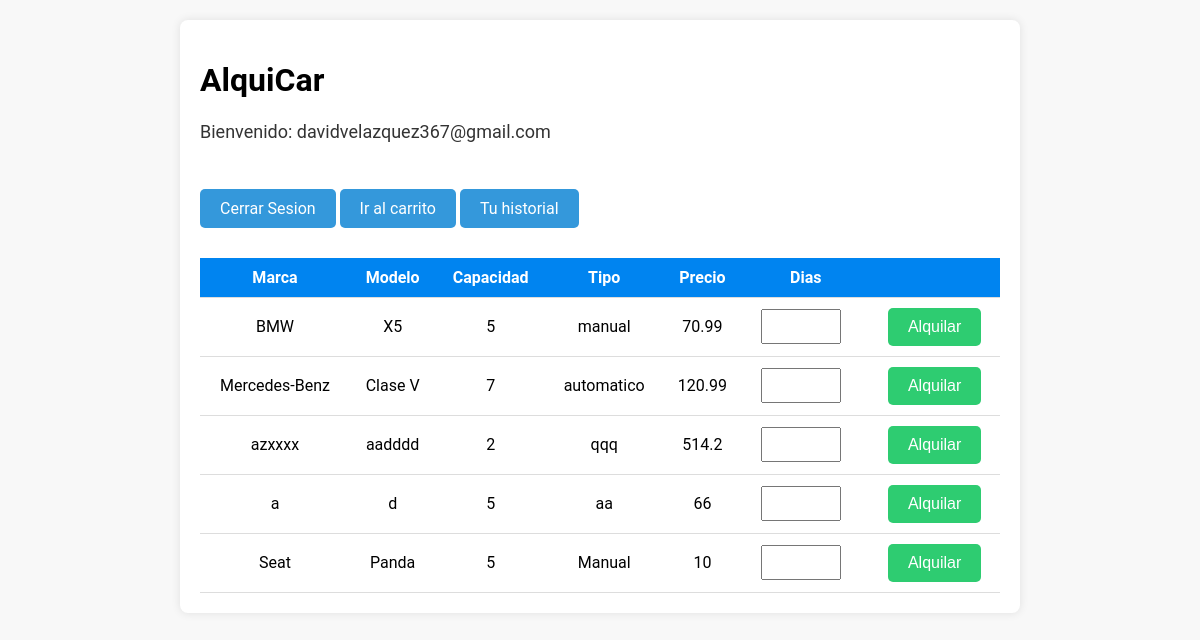
Before: /home (signed in) with the older database file.
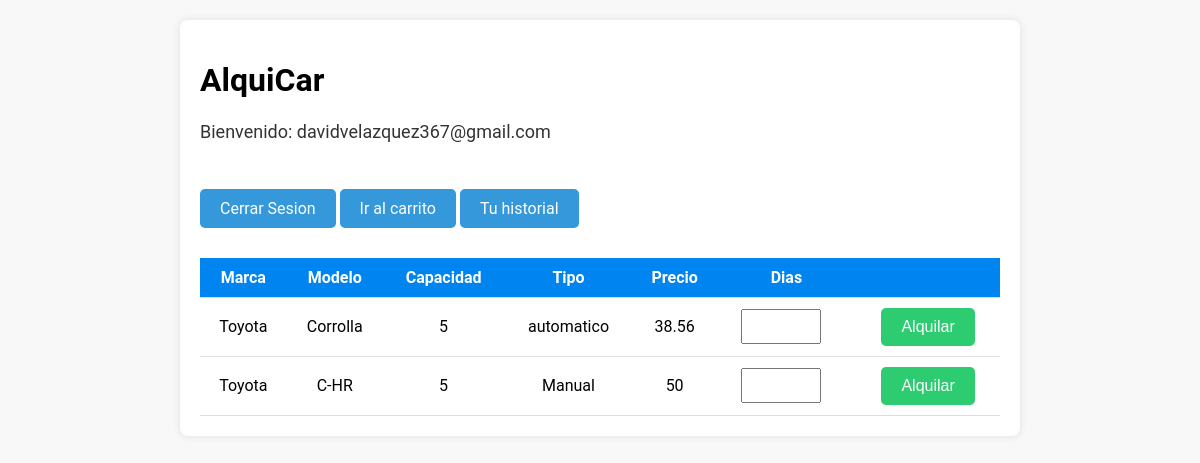
After: the same page with the newer database file.
### tables this page shows
CREATE TABLE flota(
                    id INTEGER PRIMARY KEY AUTOINCREMENT,
                    marca TEXT,
                    modelo TEXT,
                    matricula TEXT,
                    capacidad INTEGER,
                    tipo TEXT,
                    precio FLOAT,
                    reservado TEXT CHECK (reservado IN ('Si', 'No'))
                );

### Router.php (called while the page is built, shortened)
<?php
     class Router {
        private array $rutas = array();
        public function get(string $ruta, array $accion) : Router{
            $this->rutas['GET'][$ruta] = $accion;
            return $this;
        }
        public function post(string $ruta, array $accion) : Router{
            $this->rutas['POST'][$ruta] = $accion;
            return $this;
        }
        public function resolver_ruta(string $url, string $method){
            $path = parse_url($url)['path'];
            $query = null;
            $path2 = explode("/", $path);
            $ruta = '/'.$path2[count($path2) -1];
            $clase = $this->rutas[$method][$ruta][0];
            $function = $this->rutas[$method][$ruta][1];
            return call_user_func($clase.'::'.$function, $query);
        }
     }
?>

### index.php (called while the page is built, shortened)
<?php
require_once 'controller/AuthController.php';
require_once 'Router.php';
$route = new Router();
$route->get('/',[IndexController::class,'index'])
      ->get('/login', [AuthController::class, 'login'])
      ->get('/register', [AuthController::class, 'register'])
      ->post('/doRegister', [AuthController::class, 'doRegister'])
      ->post('/doLogin', [AuthController::class, 'doLogin'])
      ->get('/home', [AuthController::class, 'home'])
      ->get('/flota', [AuthController::class, 'flota'])
      ->get('/logout', [AuthController::class, 'logout'])
      ->get('/create',[FlotaController::class, 'create'])
      ->post('/save',[FlotaController::class, 'save'])
      ->get('/edit-coche',[FlotaController::class, 'edit'])
      ->post('/update-coche',[FlotaController::class, 'update'])
      ->get('/destroy-coche',[FlotaController::class, 'destroy'])
      ->get('/ver-carrito',[CarritoController::class, 'index'])
      ->post('/alquilar-coche',[CarritoController::class, 'create'])
      ->get('/destroy-alquiler',[CarritoController::class, 'destroy'])
      ->get('/historial-coches',[AlquilerController::class, 'create'])
      ->get('/mis-alquileres',[AlquilerController::class, 'index'])
      ->get('/alquilados',[AlquilerController::class, 'indexAdmin']);
$route->resolver_ruta($_SERVER['REQUEST_URI'], $_SERVER['REQUEST_METHOD']);
?>

### model/Flota.php (called while the page is built, shortened)
<?php
require_once 'db/Database.php';
class Flota implements Model
{
    public function findNoReservados() : PDOStatement
    {
        $db = Database::conectar();
        $query = "SELECT * FROM flota WHERE reservado='No'";
        $result = $db->query($query);
        return $result;
    }
}
?>

### db/Database.php (called while the page is built, shortened)
<?php
     class Database {
        public static function desconectar(){
            return null;
        }
     }
?>

### view/private/flotasUser/index.php (the view, shortened to what this page needs)
<!DOCTYPE html>
<html lang="en">
<head>
    <link rel="stylesheet" href="asset/css/flota.css">
</head>
<body>
    <main>
        <h1>AlquiCar</h1>
        <p>Bienvenido:
            <?php
            echo($_SESSION['user']['email']);
            ?>
        </p>
        <br>
        <a href="logout">Cerrar Sesion</a>
        <a href="ver-carrito">Ir al carrito</a>
        <a href="mis-alquileres">Tu historial</a>
        <table>
            <thead>
                <tr>
                    <th>Marca</th>
                    <th>Modelo</th>
                    <th>Capacidad</th>
                    <th>Tipo</th>
                    <th>Precio</th>
                    <th>Dias</th>
                    <th></th>
                </tr>
            </thead>
            <tbody>
                <?php
                foreach ($flota as $key => $value) {
                    echo '<tr>';
                    echo '<form action="alquilar-coche?id=' . $value['id'] . '" method="post">';
                    echo '<td>' . $value['marca'] . '</td>';
                    echo '<td>' . $value['modelo'] . '</td>';
                    echo '<td>' . $value['capacidad'] . '</td>';
                    echo '<td>' . $value['tipo'] . '</td>';
                    echo '<td>' . $value['precio'] . '</td>';
                    echo '<td>';
                    echo '<input type="number" name="dias" min="1" required>';
                    echo '</td>';
                    echo '<td>';
                    echo '<button type="submit">Alquilar</button>';
                    echo '</td>';
                    echo '</form>';
                    echo '</tr>';
                }
                ?>
            </tbody>
        </table>
    </main>
</body>
</html>

Changed rows visible on the page:
no longer on this page (row edited): flota: marca "BMW", modelo "X5", capacidad "5", tipo "manual", precio "70.99"
no longer on this page (row edited): flota: marca "Mercedes-Benz", modelo "Clase V", capacidad "7", tipo "automatico", precio "120.99"
removed flota: marca "azxxxx", modelo "aadddd", capacidad "2", tipo "qqq", precio "514.2"
removed flota: marca "a", modelo "d", capacidad "5", tipo "aa", precio "66"
removed flota: marca "Seat", modelo "Panda", capacidad "5", tipo "Manual", precio "10"
now on this page (row edited): flota: marca "Toyota", modelo "Corrolla", capacidad "5", tipo "automatico", precio "38.56"
added flota: marca "Toyota", modelo "C-HR", capacidad "5", tipo "Manual", precio "50"
